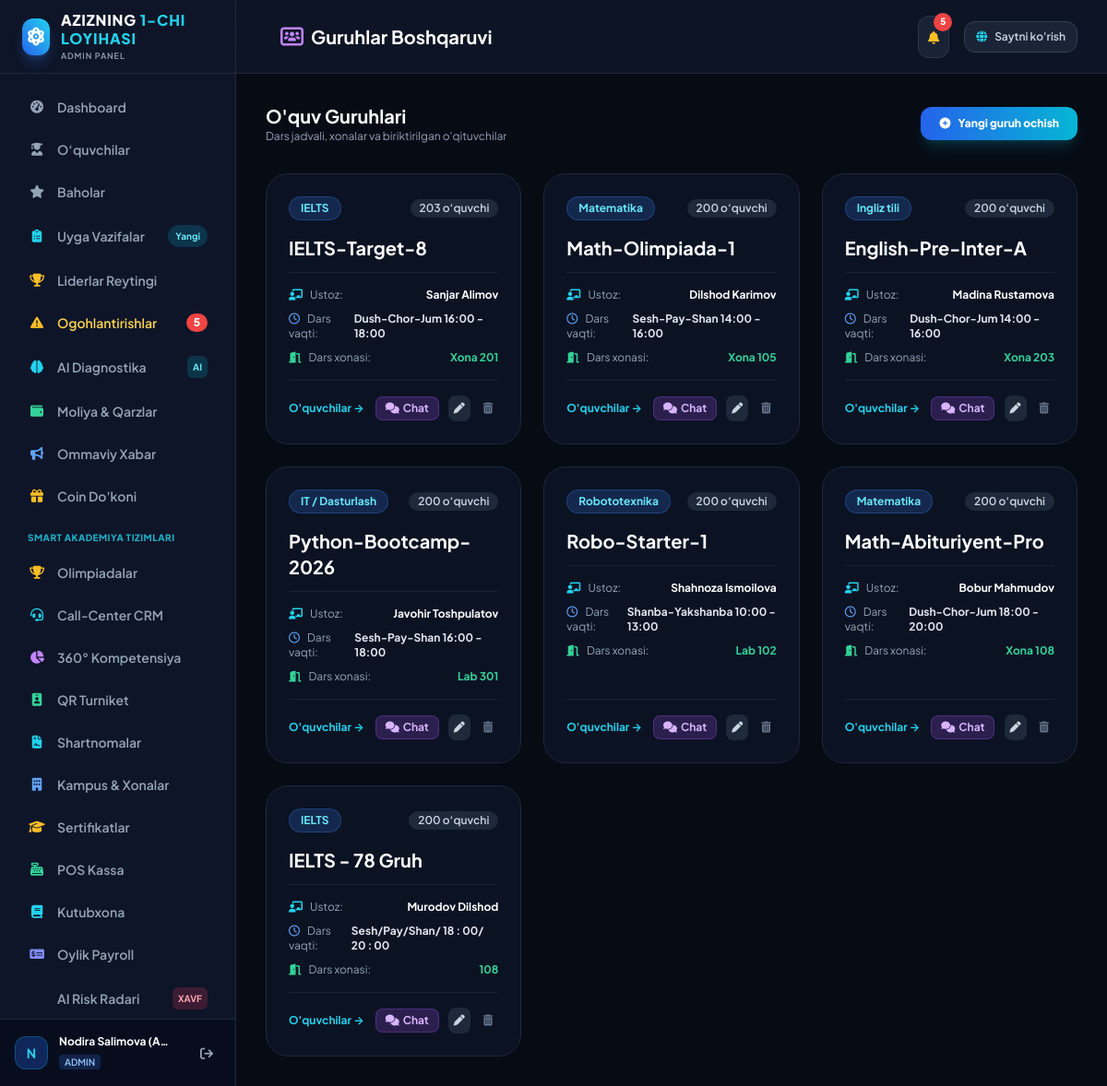
Screenshot of /admin/groups (signed in) with the database file from the repository.
### tables this page shows
CREATE TABLE groups (
        id INTEGER PRIMARY KEY AUTOINCREMENT,
        name TEXT NOT NULL,
        course_id INTEGER NOT NULL,
        teacher_id INTEGER NOT NULL,
        room TEXT,
        schedule TEXT,
        active INTEGER DEFAULT 1,
        created_at TIMESTAMP DEFAULT CURRENT_TIMESTAMP,
        FOREIGN KEY (course_id) REFERENCES courses(id) ON DELETE CASCADE,
        FOREIGN KEY (teacher_id) REFERENCES teachers(id) ON DELETE RESTRICT
    );

### app.py (the view)
@app.route('/admin/groups')
@login_required
@role_required('superadmin', 'admin')
def admin_groups():
    conn = get_db_connection()
    cursor = conn.cursor()
    cursor.execute('''
    SELECT
        gr.*,
        c.title as course_title,
        t.full_name as teacher_name,
        COUNT(s.id) as students_count
    FROM groups gr
    JOIN courses c ON gr.course_id = c.id
    JOIN teachers t ON gr.teacher_id = t.id
    LEFT JOIN students s ON gr.id = s.group_id
    GROUP BY gr.id
    ORDER BY gr.id ASC
    ''')
    groups = [dict(r) for r in cursor.fetchall()]
    cursor.execute("SELECT id, title FROM courses WHERE active = 1")
    courses = cursor.fetchall()
    cursor.execute("SELECT id, full_name FROM teachers WHERE active = 1")
    teachers = cursor.fetchall()
    conn.close()
    return render_template('admin/groups.html', groups=groups, courses=courses, teachers=teachers)

### app.py (called while the page is built)
def login_required(f):
    @wraps(f)
    def decorated_function(*args, **kwargs):
        if 'user' not in session:
            flash("Tizimga kirishingiz lozim!", "warning")
            return redirect(url_for('login', next=request.url))
        return f(*args, **kwargs)
    return decorated_function

def role_required(*roles):
    def decorator(f):
        @wraps(f)
        def decorated_function(*args, **kwargs):
            if 'user' not in session:
                return redirect(url_for('login'))
            user_role = session['user']['role']
            if user_role not in roles and user_role != 'superadmin':
                flash("Ushbu bo'limga kirish uchun sizda yetarli huquq yo'q!", "danger")
                return redirect(url_for('admin_dashboard'))
            return f(*args, **kwargs)
        return decorated_function
    return decorator

### database.py (called while the page is built)
def get_db_connection():
    conn = sqlite3.connect(DB_PATH)
    conn.row_factory = sqlite3.Row
    conn.execute("PRAGMA foreign_keys = ON")
    return conn

### templates/admin/groups.html (shortened to what this page needs)
{% extends "admin/layout.html" %}
{% block page_title %}
    <i class="fas fa-users-rectangle text-purple-400 mr-2"></i> Guruhlar Boshqaruvi
{% endblock %}
{% block content %}
<div class="flex flex-col sm:flex-row sm:items-center justify-between gap-4 mb-8">
    <div>
        <h2 class="text-xl font-bold text-white">O'quv Guruhlari</h2>
        <p class="text-xs text-slate-400">Dars jadvali, xonalar va biriktirilgan o'qituvchilar</p>
    </div>
    {% if current_user.role in ['superadmin', 'admin'] %}
    <button onclick="openModal('add-group-modal')" class="px-5 py-2.5 rounded-xl bg-gradient-to-r from-blue-600 to-cyan-500 hover:from-blue-500 hover:to-cyan-400 text-white text-xs font-extrabold shadow-lg shadow-cyan-500/20 transition-all">
        <i class="fas fa-plus-circle mr-1.5"></i> Yangi guruh ochish
    </button>
    {% endif %}
</div>
<div class="grid grid-cols-1 md:grid-cols-2 lg:grid-cols-3 gap-6">
    {% for g in groups %}
    <div class="glass-panel p-6 rounded-3xl border border-slate-800 flex flex-col justify-between group">
        <div>
            <div class="flex items-center justify-between mb-4">
                <span class="text-xs font-bold px-3 py-1 rounded-full bg-blue-500/20 text-cyan-300 border border-blue-500/30">
                    {{ g.course_title }}
                </span>
                <span class="text-xs font-semibold px-2.5 py-0.5 rounded-full bg-slate-800 text-slate-300">
                    {{ g.students_count }} o‘quvchi
                </span>
            </div>
            <h3 class="text-xl font-bold text-white mb-3 group-hover:text-cyan-400 transition-colors">{{ g.name }}</h3>
            <div class="space-y-2.5 py-4 border-t border-slate-800/80 text-xs">
                <div class="flex justify-between">
                    <span class="text-slate-400"><i class="fas fa-chalkboard-user mr-1.5 text-cyan-400"></i> Ustoz:</span>
                    <span class="font-bold text-white">{{ g.teacher_name }}</span>
                </div>
                <div class="flex justify-between">
                    <span class="text-slate-400"><i class="far fa-clock mr-1.5 text-blue-400"></i> Dars vaqti:</span>
                    <span class="font-bold text-slate-200">{{ g.schedule or 'Belgilanmagan' }}</span>
                </div>
                <div class="flex justify-between">
                    <span class="text-slate-400"><i class="fas fa-door-open mr-1.5 text-emerald-400"></i> Dars xonasi:</span>
                    <span class="font-bold text-emerald-400">{{ g.room or 'Xona —' }}</span>
                </div>
            </div>
        </div>
        <div class="pt-4 border-t border-slate-800/80 flex items-center justify-between">
            <div class="flex items-center space-x-3">
                <a href="{{ url_for('admin_students', group_id=g.id) }}" class="text-xs font-bold text-cyan-400 hover:underline">
                    O'quvchilar &rarr;
                </a>
                <a href="{{ url_for('admin_group_chat', id=g.id) }}" class="px-2.5 py-1 rounded-lg bg-purple-500/20 text-purple-300 hover:bg-purple-500/30 text-xs font-bold border border-purple-500/30 flex items-center space-x-1">
                    <i class="fas fa-comments"></i>
                    <span>Chat</span>
                </a>
            </div>
            {% if current_user.role in ['superadmin', 'admin'] %}
            <div class="flex items-center space-x-2">
                <button onclick="openEditGroup('{{ g.id }}', '{{ g.name }}', '{{ g.course_id }}', '{{ g.teacher_id }}', '{{ g.room }}', '{{ g.schedule }}')" class="p-1.5 rounded-lg bg-slate-800 hover:bg-slate-700 text-slate-300 hover:text-white text-xs">
                    <i class="fas fa-pen"></i>
                </button>
                <form method="POST" action="{{ url_for('group_delete', id=g.id) }}" onsubmit="return confirm('Guruhni o\'chirmoqchimisiz?');" class="inline">
                    <button type="submit" class="p-1.5 text-slate-500 hover:text-red-400 text-xs">
                        <i class="fas fa-trash-can"></i>
                    </button>
                </form>
            </div>
            {% endif %}
        </div>
    </div>
    {% endfor %}
</div>
{% endblock %}

### static/css/custom.css (style rules this page uses)
:root { --bg-dark: #070B14; --bg-card: rgba(15, 23, 42, 0.75); --border-glow: rgba(56, 189, 248, 0.18); --electric-blue: #0066FF; --electric-cyan: #00F0FF; --accent-purple: #8B5CF6; --warning-glow: rgba(239, 68, 68, 0.3); }
body { font-family: 'Plus Jakarta Sans', -apple-system, BlinkMacSystemFont, sans-serif; background-color: var(--bg-dark); color: #F8FAFC; overflow-x: hidden; }
.glass-panel { background: rgba(15, 23, 42, 0.72); backdrop-filter: blur(16px); -webkit-backdrop-filter: blur(16px); border: 1px solid rgba(255, 255, 255, 0.08); }

### rows the page displays
groups: course_title "IELTS", students_count "203", name "IELTS-Target-8", teacher_name "Sanjar Alimov", schedule "Dush-Chor-Jum 16:00 - 18:00", room "Xona 201"
groups: course_title "Matematika", students_count "200", name "Math-Olimpiada-1", teacher_name "Dilshod Karimov", schedule "Sesh-Pay-Shan 14:00 - 16:00", room "Xona 105"
groups: course_title "Ingliz tili", students_count "200", name "English-Pre-Inter-A", teacher_name "Madina Rustamova", schedule "Dush-Chor-Jum 14:00 - 16:00", room "Xona 203"
groups: course_title "IT / Dasturlash", students_count "200", name "Python-Bootcamp-2026", teacher_name "Javohir Toshpulatov", schedule "Sesh-Pay-Shan 16:00 - 18:00", room "Lab 301"
groups: course_title "Robototexnika", students_count "200", name "Robo-Starter-1", teacher_name "Shahnoza Ismoilova", schedule "Shanba-Yakshanba 10:00 - 13:00", room "Lab 102"
groups: course_title "Matematika", students_count "200", name "Math-Abituriyent-Pro", teacher_name "Bobur Mahmudov", schedule "Dush-Chor-Jum 18:00 - 20:00", room "Xona 108"
groups: course_title "IELTS", students_count "200", name "IELTS - 78 Gruh", teacher_name "Murodov Dilshod", schedule "Sesh/Pay/Shan/ 18 : 00/ 20 : 00", room "108"

### other values shown
{{ unresolved_warnings_count }} "5"
{{ current_user.full_name[:1] }} "N"
{{ current_user.full_name }} "Nodira Salimova (A…"
{{ current_user.role }} "ADMIN"
